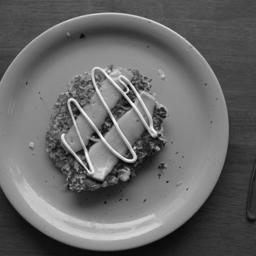
#> input picture Adaptive Embedding Idea/Flapjack.png, 256 x 256 px, found by its file name
$ python LSBReplacementHistogramMaker.py
#> lines starting #> are read from the running program, lines starting #| are printed output that depends on the picture
### Adaptive Embedding Scripts/Helpers/HelperFunctions.py
import os
import json
from PIL import Image

"""
This code provides generic helper functions used to load paths and divide an image into blocks
"""

def SplitIntoBlocks(imagePath, blockSize=32, listVersion = None) -> list:
    """
    **Parameters** : StrOrBytesPath | IO[bytes] (path to the image being loaded in), int=32 (size of the blocks, 32 * 32 by default)
    **Returns** : list[list[list[list[int]]]] (A measurement of how similar to two sections are)

    - Takes in an image path and loads it in, converts it into grayscale and creates a 2d array of blocks
    - Each block is itself a 2d array of ints, with each int representing a single pixel's value
    - In order to access a specific pixel in a specific block, the method is blocks[blockRow][blockCol][y][x]
    """
#> called with imagePath = 'Flapjack.png', blockSize = 256

    # Load the image and convert to grayscale
    if(imagePath != None):
        img = Image.open(imagePath).convert("L")
#> img is the input picture: PIL image 256x256 L; min 0, max 255, mean 103.2

        # Get pixel data as a 2D list
        arr = list(img.getdata())
#> arr = 65536 items
        width, height = img.size
#> width = 256; height = 256
        arr2D = [arr[y * width:(y + 1) * width] for y in range(height)]
#> arr2D = 256 items

    else:
        arr2D = listVersion
        width = len(arr2D)
        height = len(arr2D[0])

    numBlocksY = height // blockSize
#> numBlocksY = 1
    numBlocksX = width // blockSize
#> numBlocksX = 1

    # Split into blocks
    blocks = []
    for by in range(numBlocksY):
        rowBlocks = []
        for bx in range(numBlocksX):
            block = []
            for y in range(blockSize):
                blockRow = arr2D[by * blockSize + y][bx * blockSize : bx * blockSize + blockSize]
                block.append(blockRow)
            rowBlocks.append(block)
        blocks.append(rowBlocks)
#> after the loop, blocks = 1 item

    return blocks

# [12 lines left out: function GetPaths, not called in this run]

### Adaptive Embedding Scripts/Helpers/EmbeddingAlgorithms.py
import random

"""
This code provides the existing embedding algorithms (LSBR, LSBM and PPM) used for the composite method and for comparisons
"""

def GetSecretBits(secretRaw : str):
    secretBits = []
    for char in secretRaw:
        binaryStr = format(ord(char), "08b")
        secretBits.extend(int(bit) for bit in binaryStr)
    return secretBits

def LSBReplacement(block : list, secret : str, indexBlockMethod : bool = True) -> list:
    """
    **Parameters** : list[list[int]] (A section of a grayscale cover image displayed in 2D array format), str (the secret to be embedded)
    **Returns** : list[list[int]] (A section of a grayscale stego image displayed in 2D array format)

    - LSB steganography works by altering the LSB of pixels within an image to hide the data
    - An input string is converted using ASCII into bits, which can then be embedded into the image
    """

    freesections = [(a,b) for a in range(len(block)) for b in range(len(block[0]))]
    if(not indexBlockMethod):
       freesections = freesections[2:]

    random.shuffle(freesections)

    #print(f"Secret : {secret} | Len : {len(secret)} | {len(freesections)}")
    secretBits = GetSecretBits(secret)

    if(len(secretBits) > len(freesections)):
        secretBits = secretBits[:len(freesections)]

    pointer = 0
    for bit in secretBits:
        square = freesections[pointer]
        pointer += 1

        pixel = block[square[0]][square[1]]
        if(pixel & 1 != bit):
            if(pixel % 2 == 0):
                block[square[0]][square[1]] = pixel + 1
            else:
                block[square[0]][square[1]] = pixel - 1

    return block

# [100 lines left out: functions PixelPairMatching, LSBMatching, not called in this run]

### Adaptive Embedding Scripts/LSBReplacementHistogramMaker.py
import random
from copy import deepcopy
import matplotlib.pyplot as plt
from Helpers.HelperFunctions import SplitIntoBlocks
from Helpers.EmbeddingAlgorithms import LSBReplacement

random.seed(1000)
imageBlocks = SplitIntoBlocks("Flapjack.png", 256)[0][0]
#> imageBlocks = 256 items
embedData = [chr(random.randint(0, 255)) for _ in range(8192)]
processed = LSBReplacement(deepcopy(imageBlocks), "".join(embedData))
#> in LSBReplacement, `freesections = [(a,b) for a in range(len(block)) for b in range(len(bl..`: freesections = 65536 items
#> the loop in LSBReplacement, `for bit in secretBits:` made 65536 passes
#> (square, pixel) on passes 1 to 3: ((247, 58), 15), ((213, 53), 198), ((134, 174), 129)
#> after the loop in LSBReplacement, `for bit in secretBits:`: block = 256 items; pointer = 65536

coverCount = dict()
stegoCount = dict()

coverDifferences = dict()
stegoDifferences = dict()

for row in imageBlocks:
    for pixel in row:
        if pixel in coverCount.keys():
            coverCount[pixel] += 1
        else:
            coverCount[pixel] = 1
#> after the loop, coverCount = 253 items

for row in processed:
    for pixel in row:
        if pixel in stegoCount.keys():
            stegoCount[pixel] += 1
        else:
            stegoCount[pixel] = 1
#> after the loop, stegoCount = 255 items


for i in range(256):
    if not(i in coverCount.keys()):
        coverCount[i] = 0
    if not(i in stegoCount.keys()):
        stegoCount[i] = 0
#> after the loop, coverCount = 256 items; stegoCount = 256 items

for i in range(128):
    coverDifferences[i] = abs(coverCount[2*i] - coverCount[2*i + 1])
    stegoDifferences[i] = abs(stegoCount[2*i] - stegoCount[2*i + 1])
#> after the loop, coverDifferences = 128 items; stegoDifferences = 128 items

indices = list(range(128))
width = 0.4
plt.figure(figsize=(9, 5), dpi=300)

plt.bar(
    [i - width/2 for i in indices],
    coverDifferences.values(),
    width=width,
    label="Cover",
)

plt.bar(
    [i + width/2 for i in indices],
    stegoDifferences.values(),
    width=width,
    label="LSB Replacement Stego",
)
plt.title("Graph of difference within PoVs for Flapjack.png")
plt.xlabel("PoV index k (2k, 2k+1)")
plt.ylabel("|count(2k) − count(2k+1)|")
plt.legend()
plt.tight_layout()
plt.savefig("PoV characterisation for LSB replacement.png")
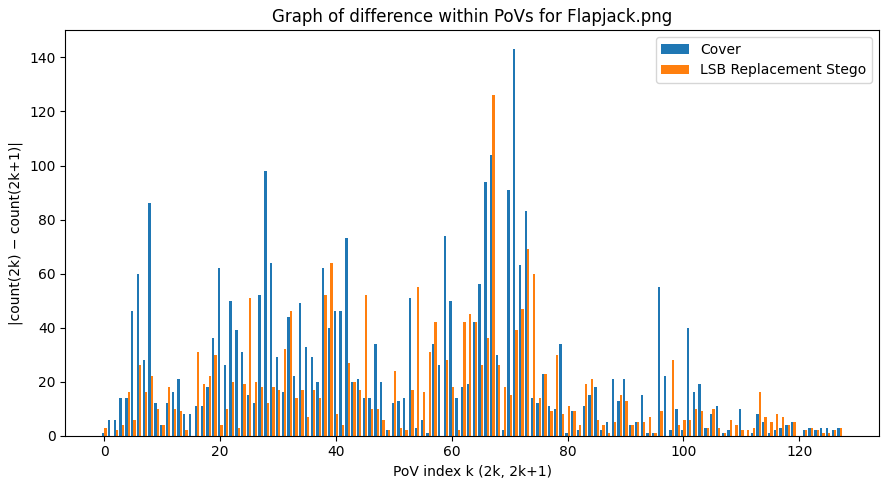
#> figure drawn by matplotlib, 1 panel; tallest bar 143 high, from x = 70.6 to 71; tallest bar 126 high, from x = 67 to 67.4
